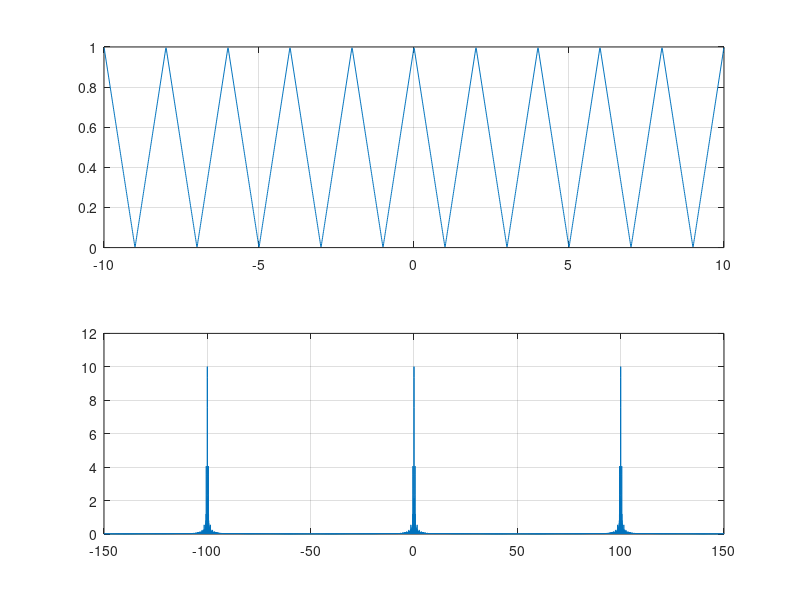
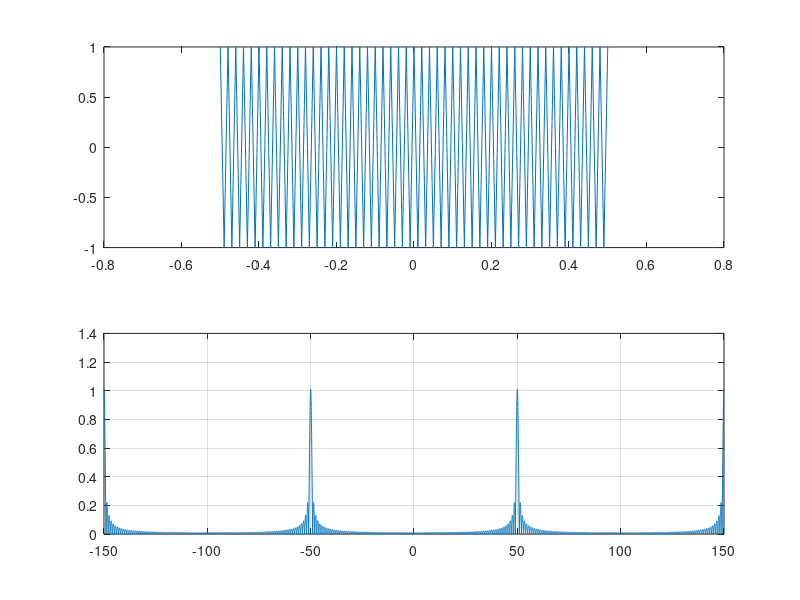

The MATLAB script that drew these images, in order: (Note: this script raises an error after producing the figures.)
close all;
clear all;

fs=100; %veces*frecuencia
ts=1/fs;
t=-10:ts:10;
%% Determinar las series de fourier
% a
m1=0;
for n=-50:50
    m1=m1+0.5*(sinc(n/2)).^2*exp(j*n*pi*t);
end

figure(1);
subplot(2, 1, 1);
plot(t, real(m1));
grid on;

w=(-150:ts:150)*2*pi;
M1=0;
n=0;
for tt=t
    n=n+1;
    M1=M1+m1(n)*exp(-j*w*tt)*ts;
end
subplot(2,1,2) %Hertz radianis sin 2*pi
plot(w/(2*pi),abs(M1));
grid on;

%%
t=-.5:ts:.5;
c=cos(2*pi*50*t);
figure(2);
subplot(2,1,1)
plot(t,c);

w=(-150:0.01:150)*2*pi;
C=0;
n=0;
for tt=t
    n=n+1;
    C=C+c(n)*exp(-j*w*tt)*ts;
end
subplot(2,1,2) %Hertz radianis sin 2*pi
plot(w/(2*pi),abs(C));
grid on;

%%
y=m1.*c;
figure(3);
subplot(2,1,1);
plot(t,y);
grid on;

w=(-150:0.01:150)*2*pi;
Y=0;
n=0;
for tt=t
    n=n+1;
    Y=Y+y(n)*exp(-j*w*tt)*ts;
end
subplot(2,1,2) %Hertz radianis sin 2*pi
plot(w/(2*pi),abs(C));
grid on;

%%
s=y.*c;
figure(4);
subplot(2,1,1);
plot(t,s);
grid on;

w=(-150:0.01:150)*2*pi;
S=0;
n=0;
for tt=t
    n=n+1;
    S=S+s(n)*exp(-j*w*tt)*ts;
end
subplot(2,1,2) %Hertz radianis sin 2*pi
plot(w/(2*pi),abs(S));
grid on;

%% filtro
I=find(abs(w)>=6*2*pi); %&regresa posiciones ue cumplen con la condicion

Filtro=ones(1,length(w));
Filtro(I)=0;
figure(5);
plot(w,Filtro);

%% Aplicacion filtro
M2=S.*Filtro;
n=0;
m2=0;
for ww=w
    n=n+1;
    m2=m2+M2(n)*exp(j*ww*t)*.01;
end
figure(6);
plot(t,real(m2));

%% Modulacion no coherente
I=find(y<0); %Simulamos un iodo
yy=y;
yy(I)=0;

w=(-150:0.01:150)*2*pi;
YY=0;
n=0;
for tt=t
    n=n+1;
    YY=YY+yy(n)*exp(-j*w*tt)*ts;
end
figure(7) %Hertz radianis sin 2*pi
plot(w/(2*pi),abs(YY));
grid on;
% Calcular tranformada de fourier de yy
%Ponemos capacitor
M3=YY.*Filtro;
n=0;
m3=0;
for ww=w
    n=n+1;
    m3=m3+M3(n)*exp(j*ww*t)*.01;
end
figure(8);
plot(t,real(m3));


%%
% ==============
% Message Signal
% ==============
t1 = -0.02:1.e-4:0;
t2 = 0:1.e-4:0.02;
Ta = 0.01;
m1 = 1 - abs((t1+Ta)/Ta);
m1 = [zeros([1 200]),m1,zeros([1 400])];
m2 = 1 - abs((t2-Ta)/Ta);
m2 = [zeros([1 400]),m2,zeros([1 200])];
m = m1 - m2;

t = -0.04:1.e-4:0.04;
fc = 400;                                             % Frquency of carrier wave
c = cos(2*fc*pi*t);                                   % Carrier

% ==========
% Modulation
% ==========
dsb =  2*m.*c;

% =================
% FOURIER TRANSFORM
% =================
fl = length(t);
fl = 2^ceil(log2(fl));
f = (-fl/2:fl/2-1)/(fl*1.e-4);
mF = fftshift(fft(m,fl));                               % Frequency Responce of Message Signal
cF =  fftshift(fft(c,fl));                              % Frequency Responce of Carrier Signal
dsbF = fftshift(fft(dsb,fl));                           % Frequency Responce of DSBSC

% ====================
% IDEAL FILTER FOR SSB
% ====================

ssbfilt = zeros(1,fl);
lssb = floor(fc*1.e-4*fl);
ssbfilt(fl/2-lssb+1:fl/2+lssb) = ones(1,2*lssb);
ssbF = dsbF.*ssbfilt;
ssb = real(ifft(fftshift(ssbF)));
ssb = ssb(1:length(t));

% ====================================
% De-Modulation By Synchoronous Method
% ====================================
dem = ssb.*c;

% ==============================
% Filtering out High Frequencies
% ==============================
a = fir1(25,100*1.e-4);
b = 1;
rec = filter(a,b,dem);


recF = fftshift(fft(rec,fl));                           % Frequency Responce of Recovered Message Signal

% =============================
% Ploting signal in time domain
% =============================

figure(1);
subplot(2,2,1);                                 
plot(t,m);
title('Message Signal');
xlabel('{\it t} (sec)');
ylabel('m(t)');
grid;

subplot(2,2,2);
plot(t,ssb);
title('MODULATED SIGNAL');
xlabel('{\it t} (sec)');
ylabel('LSB(t)');
grid;

subplot(2,2,3);
plot(t,dem);
title('De-Modulated');
xlabel('{\it t} (sec)');
grid;

subplot(2,2,4);
plot(t,rec);
title('Recovered Signal');
xlabel('{\it t} (sec)');
ylabel('m(t)');
grid;

% ================================
% Ploting Freq Responce of Signals
% ================================

figure(2);
subplot(2,2,1);                                     
plot(f,abs(mF));
title('Freq Responce of Message Signal');
xlabel('f(Hz)');
ylabel('M(f)');
grid;
axis([-600 600 0 200]);



subplot(2,2,2);
plot(f,abs(cF));
title('Freq Responce of Carrier');
grid;
xlabel('f(Hz)');
ylabel('C(f)');
axis([-600 600 0 400]);



subplot(2,2,3);
plot(f,abs(ssbF));
title('Freq Responce of DSBSC');
xlabel('f(Hz)');
ylabel('LSB(f)');
grid;
axis([-600 600 0 200]);


subplot(2,2,4);
plot(f,abs(recF));
title('Freq Responce of Recoverd Signal');
xlabel('f(Hz)');
ylabel('M(f)');
grid;
axis([-600 600 0 100]);
